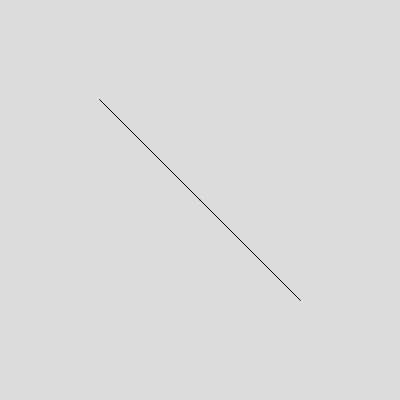
Frame 1 (no input)
Frame 60 (no input): identical to frame 1, image omitted
Frame 120 (the mouse pressed at the canvas centre since frame 60): identical to frame 1, image omitted

The p5.js sketch that drew this single still picture (run headless with seeded random() and noise() and a simulated clock; from frame 60 on, the mouse is pressed at the canvas centre):

// p5.js sketch
// ── sketch.js
let x = 0

function setup() {
  createCanvas(400, 400);
}

function draw() {
  background(220);
  translate(width / 2, height / 2)
  for (angle = 0; angle < TWO_PI; angle += 0.03) {
    y = sin(angle) * 100
    
    line(0, 0,y,y)
    // vertex(x, y)
    // vertex(x+100, y+100)
    // endShape()
  }
  x++

}
